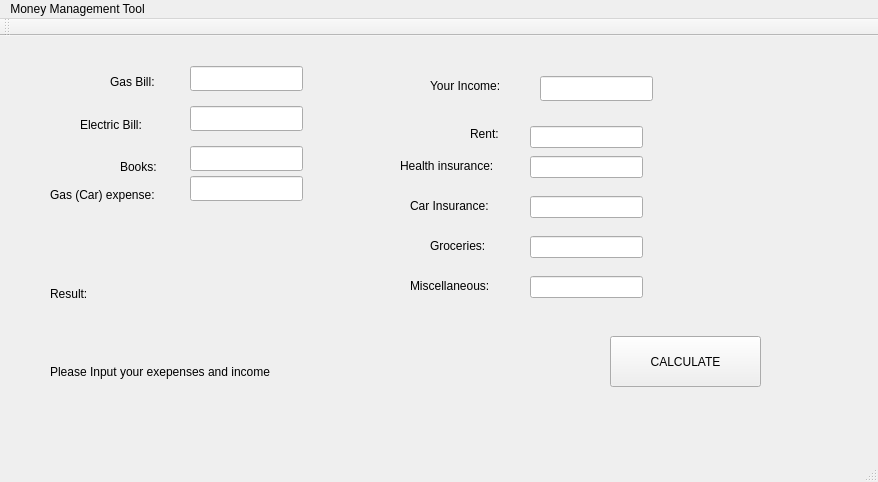
<?xml version="1.0" encoding="UTF-8"?>
<ui version="4.0">
 <class>MainWindow</class>
 <widget class="QMainWindow" name="MainWindow">
  <property name="geometry">
   <rect>
    <x>0</x>
    <y>0</y>
    <width>878</width>
    <height>482</height>
   </rect>
  </property>
  <property name="windowTitle">
   <string>MainWindow</string>
  </property>
  <widget class="QWidget" name="centralWidget">
   <widget class="QPushButton" name="pushButton">
    <property name="geometry">
     <rect>
      <x>610</x>
      <y>300</y>
      <width>151</width>
      <height>51</height>
     </rect>
    </property>
    <property name="text">
     <string>CALCULATE</string>
    </property>
   </widget>
   <widget class="QLabel" name="label">
    <property name="geometry">
     <rect>
      <x>110</x>
      <y>30</y>
      <width>71</width>
      <height>31</height>
     </rect>
    </property>
    <property name="text">
     <string>Gas Bill:</string>
    </property>
   </widget>
   <widget class="QLabel" name="label_2">
    <property name="geometry">
     <rect>
      <x>80</x>
      <y>80</y>
      <width>91</width>
      <height>17</height>
     </rect>
    </property>
    <property name="text">
     <string>Electric Bill:</string>
    </property>
   </widget>
   <widget class="QLabel" name="label_3">
    <property name="geometry">
     <rect>
      <x>120</x>
      <y>110</y>
      <width>61</width>
      <height>41</height>
     </rect>
    </property>
    <property name="text">
     <string>Books:</string>
    </property>
   </widget>
   <widget class="QLabel" name="label_4">
    <property name="geometry">
     <rect>
      <x>50</x>
      <y>150</y>
      <width>131</width>
      <height>17</height>
     </rect>
    </property>
    <property name="text">
     <string>Gas (Car) expense:</string>
    </property>
   </widget>
   <widget class="QLabel" name="label_5">
    <property name="geometry">
     <rect>
      <x>430</x>
      <y>40</y>
      <width>101</width>
      <height>20</height>
     </rect>
    </property>
    <property name="text">
     <string>Your Income:</string>
    </property>
   </widget>
   <widget class="QLineEdit" name="lineEdit">
    <property name="geometry">
     <rect>
      <x>190</x>
      <y>30</y>
      <width>113</width>
      <height>25</height>
     </rect>
    </property>
    <property name="text">
     <string/>
    </property>
   </widget>
   <widget class="QLineEdit" name="lineEdit_2">
    <property name="geometry">
     <rect>
      <x>190</x>
      <y>70</y>
      <width>113</width>
      <height>25</height>
     </rect>
    </property>
   </widget>
   <widget class="QLineEdit" name="lineEdit_3">
    <property name="geometry">
     <rect>
      <x>190</x>
      <y>110</y>
      <width>113</width>
      <height>25</height>
     </rect>
    </property>
   </widget>
   <widget class="QLineEdit" name="lineEdit_4">
    <property name="geometry">
     <rect>
      <x>190</x>
      <y>140</y>
      <width>113</width>
      <height>25</height>
     </rect>
    </property>
   </widget>
   <widget class="QLineEdit" name="lineEdit_5">
    <property name="geometry">
     <rect>
      <x>540</x>
      <y>40</y>
      <width>113</width>
      <height>25</height>
     </rect>
    </property>
   </widget>
   <widget class="QLabel" name="label_6">
    <property name="geometry">
     <rect>
      <x>50</x>
      <y>250</y>
      <width>91</width>
      <height>16</height>
     </rect>
    </property>
    <property name="text">
     <string>Result:</string>
    </property>
   </widget>
   <widget class="QLabel" name="label_7">
    <property name="geometry">
     <rect>
      <x>50</x>
      <y>280</y>
      <width>491</width>
      <height>111</height>
     </rect>
    </property>
    <property name="text">
     <string>Please Input your exepenses and income</string>
    </property>
   </widget>
   <widget class="QLineEdit" name="lineEdit_6">
    <property name="geometry">
     <rect>
      <x>530</x>
      <y>90</y>
      <width>113</width>
      <height>22</height>
     </rect>
    </property>
   </widget>
   <widget class="QLineEdit" name="lineEdit_7">
    <property name="geometry">
     <rect>
      <x>530</x>
      <y>120</y>
      <width>113</width>
      <height>22</height>
     </rect>
    </property>
   </widget>
   <widget class="QLineEdit" name="lineEdit_8">
    <property name="geometry">
     <rect>
      <x>530</x>
      <y>160</y>
      <width>113</width>
      <height>22</height>
     </rect>
    </property>
   </widget>
   <widget class="QLabel" name="label_8">
    <property name="geometry">
     <rect>
      <x>470</x>
      <y>90</y>
      <width>55</width>
      <height>16</height>
     </rect>
    </property>
    <property name="text">
     <string>Rent:</string>
    </property>
   </widget>
   <widget class="QLabel" name="label_9">
    <property name="geometry">
     <rect>
      <x>400</x>
      <y>120</y>
      <width>131</width>
      <height>20</height>
     </rect>
    </property>
    <property name="text">
     <string>Health insurance:</string>
    </property>
   </widget>
   <widget class="QLabel" name="label_10">
    <property name="geometry">
     <rect>
      <x>410</x>
      <y>160</y>
      <width>111</width>
      <height>20</height>
     </rect>
    </property>
    <property name="text">
     <string>Car Insurance:</string>
    </property>
   </widget>
   <widget class="QLabel" name="label_11">
    <property name="geometry">
     <rect>
      <x>430</x>
      <y>200</y>
      <width>81</width>
      <height>20</height>
     </rect>
    </property>
    <property name="text">
     <string>Groceries:</string>
    </property>
   </widget>
   <widget class="QLabel" name="label_12">
    <property name="geometry">
     <rect>
      <x>410</x>
      <y>240</y>
      <width>101</width>
      <height>20</height>
     </rect>
    </property>
    <property name="text">
     <string>Miscellaneous:</string>
    </property>
   </widget>
   <widget class="QLineEdit" name="lineEdit_9">
    <property name="geometry">
     <rect>
      <x>530</x>
      <y>200</y>
      <width>113</width>
      <height>22</height>
     </rect>
    </property>
   </widget>
   <widget class="QLineEdit" name="lineEdit_10">
    <property name="geometry">
     <rect>
      <x>530</x>
      <y>240</y>
      <width>113</width>
      <height>22</height>
     </rect>
    </property>
   </widget>
  </widget>
  <widget class="QMenuBar" name="menuBar">
   <property name="geometry">
    <rect>
     <x>0</x>
     <y>0</y>
     <width>878</width>
     <height>22</height>
    </rect>
   </property>
   <widget class="QMenu" name="menuMoney_Management_Tool">
    <property name="title">
     <string>Money Management Tool</string>
    </property>
   </widget>
   <addaction name="menuMoney_Management_Tool"/>
  </widget>
  <widget class="QToolBar" name="mainToolBar">
   <attribute name="toolBarArea">
    <enum>TopToolBarArea</enum>
   </attribute>
   <attribute name="toolBarBreak">
    <bool>false</bool>
   </attribute>
  </widget>
  <widget class="QStatusBar" name="statusBar"/>
 </widget>
 <layoutdefault spacing="6" margin="11"/>
 <resources/>
 <connections/>
</ui>
